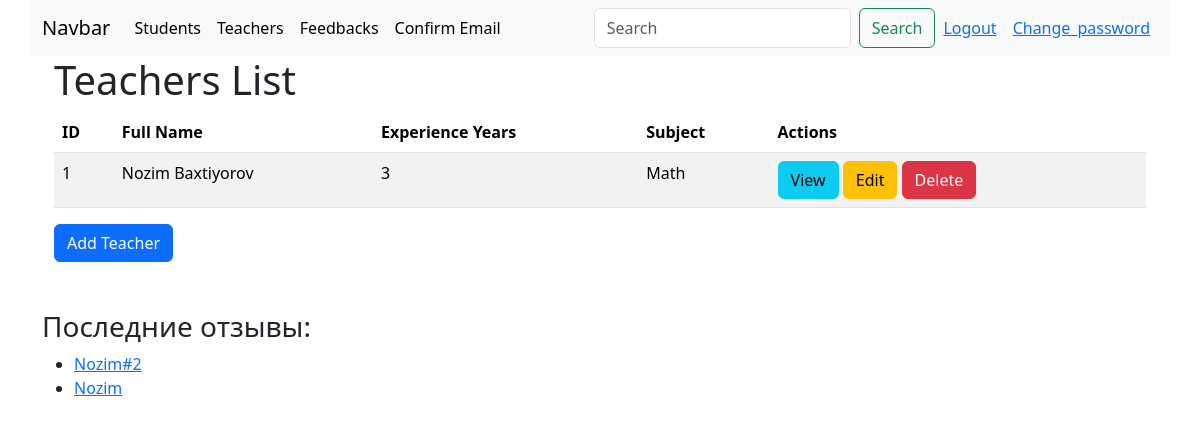
/teachers/teachers/ (signed in), run on the app's committed database.
### teachers/models.py (models this page shows, shortened)
class Teacher(models.Model):
    SUBJECT_CHOICES = [
        ('Math', 'Math'),
        ('Science', 'Science'),
        ('English', 'English'),
        ('History', 'History'),
        ('Geography', 'Geography'),
    ]
    full_name = models.CharField(max_length=100)
    experience_years = models.IntegerField()
    subject = models.CharField(max_length=20, choices=SUBJECT_CHOICES)

### feedbacks/models.py (models this page shows, shortened)
class Feedback(models.Model):
    student_name = models.CharField(max_length=100)
    feedback_text = models.TextField()
    date_submitted = models.DateTimeField(auto_now_add=True)

### teachers/views.py (the view)
# urls.py: path('teachers/', include('teachers.urls')),
def teachers(request):
    teachers = Teacher.objects.all()
    return render(request, 'teachers/teachers.html', {'teachers': teachers})

### feedbacks/context_processors.py (called while the page is built)
def recent_feedbacks(request):
    return {
        'recent_feedbacks': Feedback.objects.order_by('-date_submitted')[:5]
    }

### templates/teachers/teachers.html (shortened to what this page needs)
{% extends "base.html" %}
{% block content %}
<div class="container">
  <h1>Teachers List</h1>
  <table class="table table-striped">
    <thead>
      <tr>
        <th scope="col">ID</th>
        <th scope="col">Full Name</th>
        <th scope="col">Experience Years</th>
        <th scope='col'>Subject</th>
        <th scope="col">Actions</th>
      </tr>
    </thead>
    <tbody>
      {% for teacher in teachers %}
      <tr>
        <td>{{ teacher.id }}</td>
        <td>{{ teacher.full_name }}</td>
        <td>{{ teacher.experience_years }}</td>
        <td>{{ teacher.subject }}</td>
        <td>
          <a href="" class="btn btn-info">View</a>
          <a href="" class="btn btn-warning">Edit</a>
          <form action="" method="POST" style="display:inline;">
            <button type="submit" class="btn btn-danger">Delete</button>
          </form>
        </td>
      </tr>
      {% endfor %}
    </tbody>
  </table>
  <a href="{% url 'add_teacher' %}" class="btn btn-primary">Add Teacher</a>
</div>
{% endblock %}

### templates/base.html (shortened to what this page needs)
<!DOCTYPE html>
<html lang="en">
  <head>
    <link
      href="https://cdn.jsdelivr.net/npm/bootstrap@5.3.5/dist/css/bootstrap.min.css"
      rel="stylesheet"
    />
  </head>
  <body>
    <nav class="container navbar navbar-expand-lg bg-body-tertiary">
      <div class="container-fluid">
        <a class="navbar-brand" href="/">Navbar</a>
        {% if user.is_authenticated %}
        <div class="collapse navbar-collapse" id="navbarTogglerDemo02">
          <ul class="navbar-nav me-auto mb-2 mb-lg-0">
            <li class="nav-item">
              <a
                class="nav-link active"
                aria-current="page"
                href="{% url 'students' %}"
                >Students</a
              >
            </li>
            <li class="nav-item">
              <a
                class="nav-link active"
                aria-current="page"
                href="{% url 'teachers' %}"
                >Teachers</a
              >
            </li>
            <li class="nav-item">
              <a
                class="nav-link active"
                aria-current="page"
                href="{% url 'feedbacks' %}"
                >Feedbacks</a
              >
            </li>
            <li class="nav-item">
              <a
                class="nav-link active"
                aria-current="page"
                href="{% url 'send_email' %}"
                >Confirm Email</a
              >
          </ul>
          <form class="d-flex" role="search">
            <input
              class="form-control me-2"
              type="search"
              placeholder="Search"
              aria-label="Search"
            />
            <button class="btn btn-outline-success" type="submit">
              Search
            </button>
            <a href="{% url 'logout' %}" class="m-2">Logout</a>
            <a href="{% url 'change_password' %}" class="m-2">Change_password</a>
          </form>
        </div>
        {% else %}
        <a href="{% url 'signin' %}">Login</a>
        {% endif %}
      </div>
    </nav>
    <div class="container">{% block content %} {% endblock %}</div>
    {% if user.is_authenticated%}
    <div class="container mt-5">
      <h3>Последние отзывы:</h3>
      <ul>
        {% for fb in recent_feedbacks %}
        <li>
          <a href="{% url 'feedback_detail' fb.id %}">{{ fb.student_name }}</a>
        </li>
        {% endfor %}
      </ul>
    </div>
    {% else %}
      <div></div>
    {% endif %}
  </body>
</html>

### data on the page
Teacher: id "1", full_name "Nozim Baxtiyorov", experience_years "3", subject "Math"
Feedback: student_name "Nozim#2"
Feedback: student_name "Nozim"
